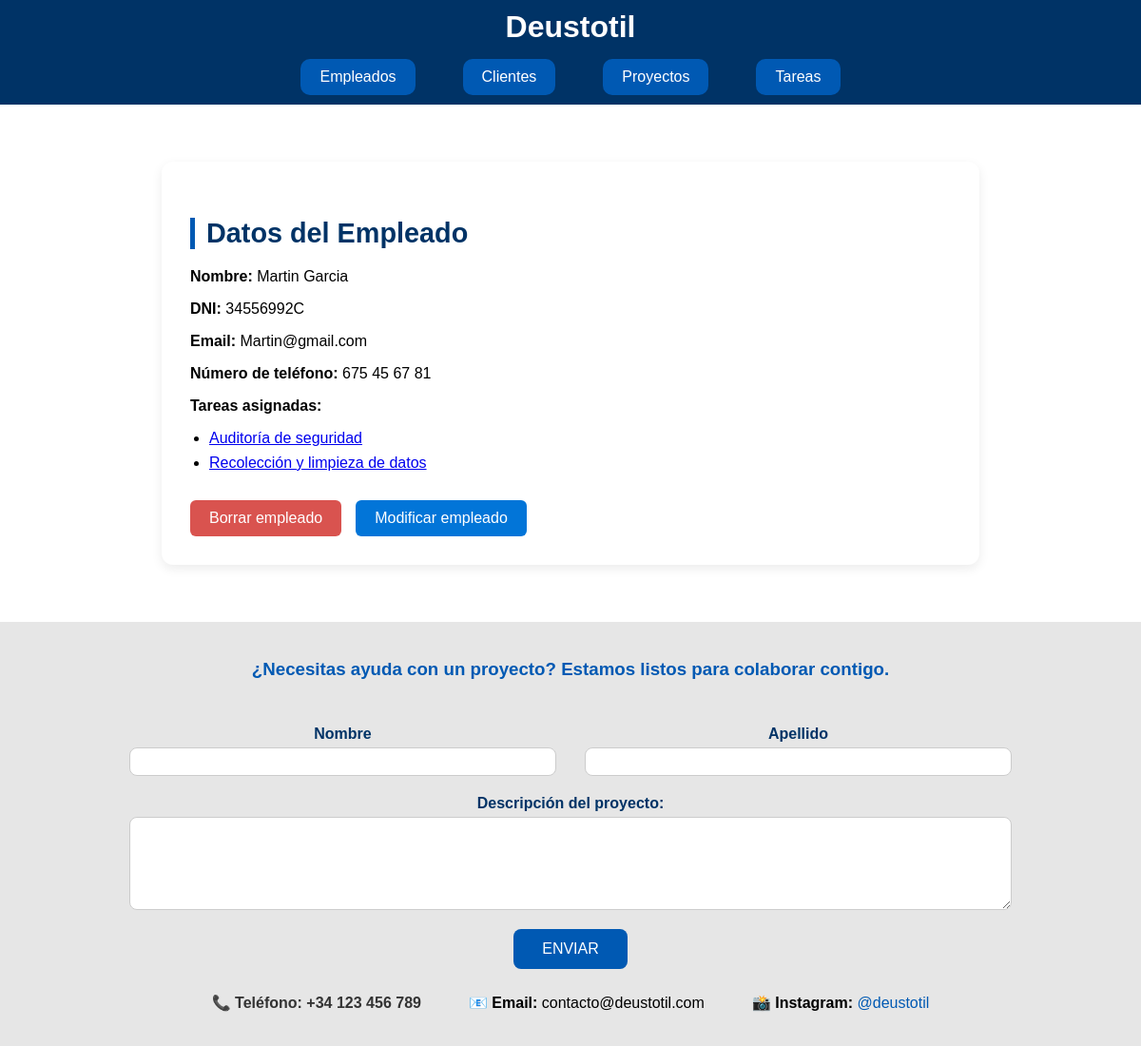
/deustotil/3/detalles_empleado (signed in), run on the app's committed database.
### appEmpresaDjango/models.py (models this page shows, shortened)
class Empleado(models.Model):
    dni = models.CharField(max_length=10, unique=True)
    nombre = models.CharField(max_length=100)
    apellidos = models.CharField(max_length=150)
    email = models.EmailField()
    telefono = models.CharField(max_length=20)

class Tarea(models.Model):
    PRIORIDAD_CHOICES = [
        ('alta', 'Alta'),
        ('media', 'Media'),
        ('baja', 'Baja'),
    ]
    ESTADO_CHOICES = [
        ('abierta', 'Abierta'),
        ('asignada', 'Asignada'),
        ('en_proceso', 'En proceso'),
        ('finalizada', 'Finalizada'),
    ]
    proyecto = models.ForeignKey(Proyecto, on_delete=models.CASCADE, related_name='tareas')
    nombre = models.CharField(max_length=100)
    descripcion = models.TextField()
    fecha_inicio = models.DateField()
    fecha_fin = models.DateField()
    empleados = models.ManyToManyField(Empleado,blank=True, related_name='tareas')
    prioridad = models.CharField(max_length=10, choices=PRIORIDAD_CHOICES)
    estado = models.CharField(max_length=15, choices=ESTADO_CHOICES)
    notas = models.TextField(blank=True)

### appEmpresaDjango/views.py (the view)
# urls.py: path('<int:pk>/detalles_empleado', views.DetailEmpleadoView.as_view(), name='detalles_empleado'),
class DetailEmpleadoView(LoginRequiredMixin, DetailView):
    model = Empleado
    context_object_name = 'lista_empleado'
    login_url = '/login/'

### appEmpresaDjango/templates/appEmpresaDjango/empleado_detail.html
{% extends "base.html" %}
{% block content %}
<section id="contenido" class="detalle-contenedor">
    <h1 class="titulo-detalle">Datos del Empleado</h1>
    <p><strong>Nombre:</strong> {{ lista_empleado.nombre }} {{ lista_empleado.apellidos }}</p>
    <p><strong>DNI:</strong> {{ lista_empleado.dni }}</p>
    <p><strong>Email:</strong> {{ lista_empleado.email }}</p>
    <p><strong>Número de teléfono:</strong> {{ lista_empleado.telefono }}</p>
    <p><strong>Tareas asignadas:</strong></p>
    <ul class="lista1">
        {% for lista_tarea in lista_empleado.tareas.all %}
            <li><a href="{% url 'detalles_tarea' lista_tarea.pk %}">{{ lista_tarea.nombre }}</a></li>
        {% empty %}
            <li class="mensaje-vacio">No se le ha asignado ninguna tarea. Vuelva cuando le asignen una.</li>
        {% endfor %}
    </ul>
    <div class="acciones">
        <a href="{% url 'borrar_empleado' lista_empleado.id %}" class="boton-accion boton-borrar">Borrar empleado</a>
        <a href="{% url 'modificar_empleado' lista_empleado.id %}" class="boton-accion boton-editar">Modificar empleado</a>
    </div>
</section>
{% endblock %}

### appEmpresaDjango/static/css/estilo.css (style rules this page uses)
.boton-accion { padding: 10px 20px; text-decoration: none; border-radius: 6px; color: white; border: none; font-weight: 500; cursor: pointer; transition: background-color 0.3s ease; }
.boton-borrar { background-color: #d9534f; }
.boton-editar { background-color: #0275d8; }
.cuerpo-principal { font-family: Arial, sans-serif; background-color: #f2f2f2; margin: 0; padding: 0; }
.detalle-contenedor { max-width: 800px; margin: 40px auto; padding: 30px; background-color: #ffffff; border-radius: 12px; box-shadow: 0 4px 12px rgba(0, 0, 0, 0.08); }
.titulo-detalle { font-size: 1.8rem; font-weight: bold; color: #003366; margin-bottom: 20px; border-left: 5px solid #0059b3; padding-left: 12px; }
.detalle-contenedor p { margin-bottom: 12px; font-size: 1rem; }
.lista1 { list-style: disc; padding-left: 20px; margin-bottom: 20px; }
.lista1 li { margin-bottom: 8px; }
.acciones { margin-top: 30px; display: flex; gap: 15px; flex-wrap: wrap; }

### data on the page
Empleado: nombre "Martin", apellidos "Garcia", dni "34556992C", email "Martin@gmail.com", telefono "675 45 67 81"
Tarea: nombre "Auditoría de seguridad"
Tarea: nombre "Recolección y limpieza de datos"
